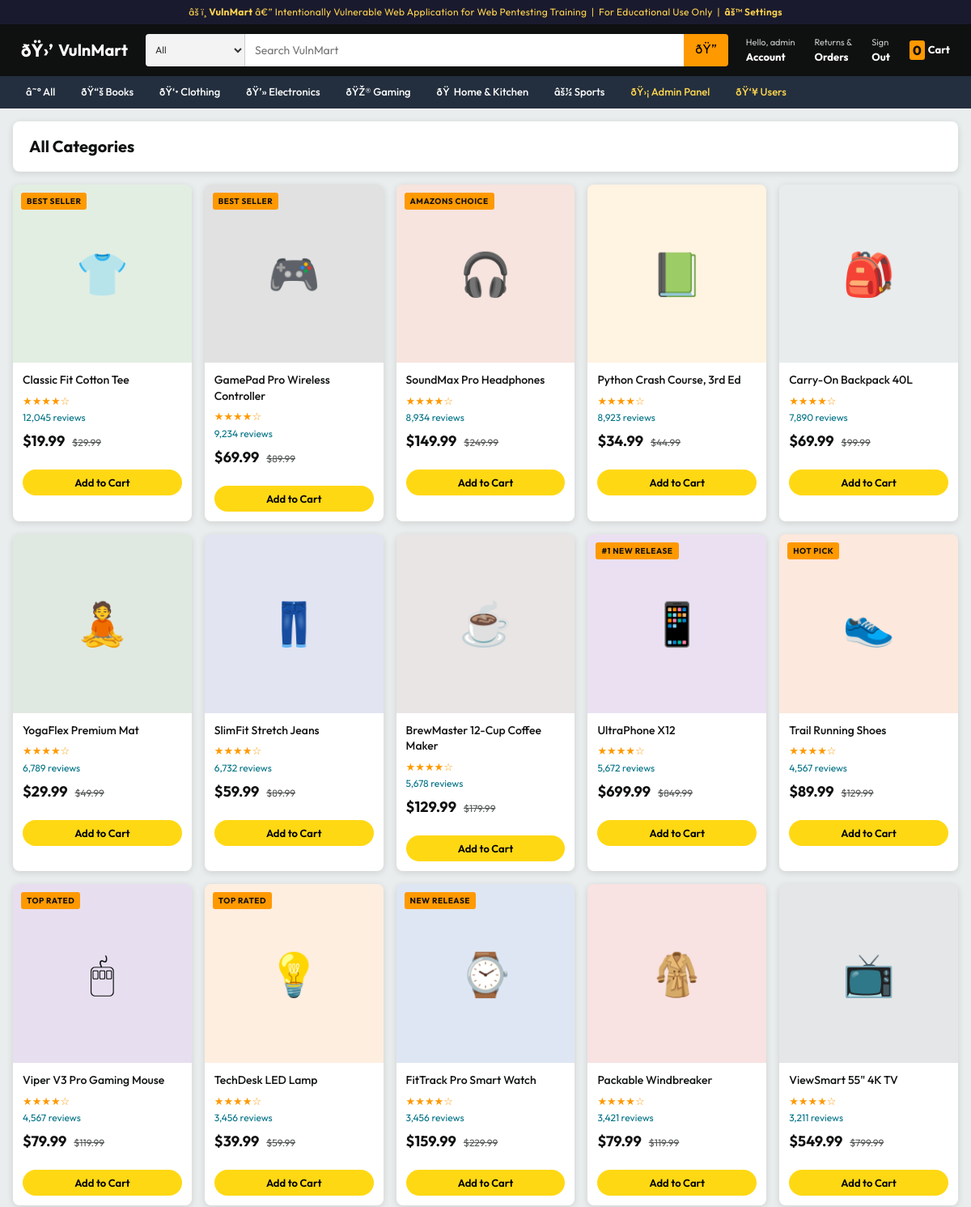
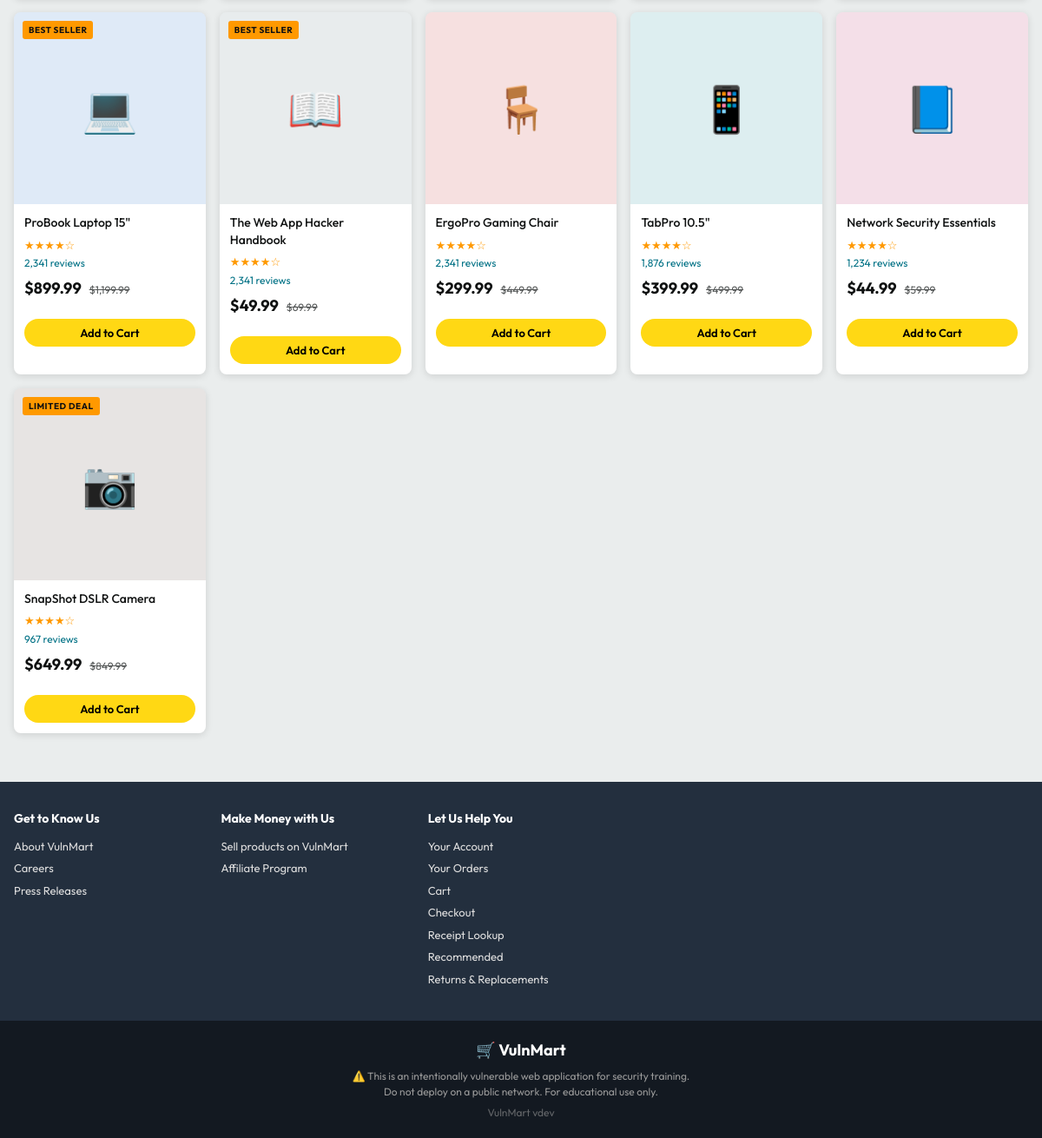
Screenshot of /category.php (signed in) with the database file from the repository (2 pictures, top to bottom).
### tables this page shows
CREATE TABLE categories (
    id INT AUTO_INCREMENT PRIMARY KEY,
    name VARCHAR(50) NOT NULL,
    slug VARCHAR(50) UNIQUE NOT NULL,
    icon VARCHAR(10)
);

CREATE TABLE products (
    id INT AUTO_INCREMENT PRIMARY KEY,
    name VARCHAR(200) NOT NULL,
    description TEXT,
    price DECIMAL(10,2) NOT NULL,
    original_price DECIMAL(10,2),
    category_id INT,
    stock INT DEFAULT 100,
    rating DECIMAL(2,1) DEFAULT 4.0,
    review_count INT DEFAULT 0,
    badge VARCHAR(30),
    image_color VARCHAR(7) DEFAULT '#FF9900',
    FOREIGN KEY (category_id) REFERENCES categories(id)
);

### src/config.php (called while the page is built, shortened)
<?php
function isLoggedIn(): bool {
    return isset($_SESSION['user_id']);
}
function isAdmin(): bool {
    return isset($_SESSION['role']) && $_SESSION['role'] === 'admin';
}

### src/includes/db.php (called while the page is built, shortened)
<?php
require_once __DIR__ . '/../config.php';
function getDB(): mysqli {
    static $conn = null;
    if ($conn === null) {
        $conn = new mysqli(DB_HOST, DB_USER, DB_PASS, DB_NAME);
        $conn->set_charset("utf8mb4");
    }
    return $conn;
}

### src/category.php (the view, shortened to what this page needs)
<?php
require_once __DIR__ . '/config.php';
require_once __DIR__ . '/includes/db.php';
$conn     = getDB();
$slug     = $_GET['slug'] ?? '';
$category = null;
$products = [];
if ($category) {
    $cat_id = (int)$category['id'];
    $res = $conn->query("SELECT * FROM products WHERE category_id = {$cat_id} ORDER BY review_count DESC");
    if ($res) while ($r = $res->fetch_assoc()) $products[] = $r;
} elseif ($slug === '') {
    $res = $conn->query("SELECT * FROM products ORDER BY review_count DESC");
    if ($res) while ($r = $res->fetch_assoc()) $products[] = $r;
}
function stars(float $r): string {
    return str_repeat('★', (int)$r) . str_repeat('☆', 5-(int)$r);
}
$icons = ['1'=>'💻','2'=>'📱','3'=>'🎧','4'=>'📺','5'=>'📱','6'=>'📷','7'=>'👕','8'=>'👖','9'=>'🧥','10'=>'👟','11'=>'📖','12'=>'📗','13'=>'📘','14'=>'☕','15'=>'💡','16'=>'🎒','17'=>'🎮','18'=>'🪑','19'=>'🖱','20'=>'🧘','21'=>'⌚'];
include __DIR__ . '/includes/header.php';
?>
<div class="page-header">
    <h1><?= $category ? htmlspecialchars($category['name']) : 'All Categories' ?></h1>
</div>
<?php if (!empty($products)): ?>
<div class="product-grid">
    <?php foreach ($products as $p): ?>
    <div class="product-card">
        <a href="/product.php?id=<?= $p['id'] ?>" style="text-decoration:none;color:inherit;display:block;">
        <div class="product-image" style="background:<?= htmlspecialchars($p['image_color'] ?? '#EEE') ?>22">
            <?= $icons[$p['id']] ?? '📦' ?>
            <?php if (!empty($p['badge'])): ?>
            <span class="product-badge"><?= htmlspecialchars($p['badge']) ?></span>
            <?php endif; ?>
        </div>
        <div class="product-info">
            <div class="product-name"><?= htmlspecialchars($p['name']) ?></div>
            <div class="product-stars"><?= stars((float)$p['rating']) ?></div>
            <div class="product-reviews"><?= number_format((int)$p['review_count']) ?> reviews</div>
            <div class="product-price">
                <span class="price-current">$<?= number_format((float)$p['price'], 2) ?></span>
                <?php if ($p['original_price'] > $p['price']): ?>
                <span class="price-original">$<?= number_format((float)$p['original_price'], 2) ?></span>
                <?php endif; ?>
            </div>
        </div>
        </a>
        <form method="POST" action="/cart.php" style="padding:0 12px 12px;">
            <button type="submit" class="add-to-cart-btn">Add to Cart</button>
        </form>
    </div>
    <?php endforeach; ?>
</div>
<?php endif; ?>
<?php include __DIR__ . '/includes/footer.php'; ?>

### src/includes/header.php (shortened to what this page needs)
<?php
require_once __DIR__ . '/../includes/db.php';
$_cat_icons = [
    'books'        => 'ðŸ“š',
    'clothing'     => 'ðŸ‘•',
    'electronics'  => 'ðŸ’»',
    'gaming'       => 'ðŸŽ®',
    'home-kitchen' => 'ðŸ ',
    'sports'       => 'âš½',
];
$_categories = [];
$_cats = getDB()->query("SELECT * FROM categories ORDER BY name");
if ($_cats) {
    while ($r = $_cats->fetch_assoc()) {
        $r['icon'] = $_cat_icons[$r['slug']] ?? '';
        $_categories[] = $r;
    }
}
?>
<!DOCTYPE html>
<html lang="en">
<head>
    <link rel="stylesheet" href="/assets/css/style.css">
</head>
<body>
<div class="training-banner">
    âš ï¸ <strong>VulnMart</strong> â€” Intentionally Vulnerable Web Application for Web Pentesting Training &nbsp;|&nbsp; For Educational Use Only
    <?php if (isAdmin()): ?>
    &nbsp;|&nbsp; <a href="/admin/settings.php" style="color:#FFD54F;font-weight:600;">âš™ Settings</a>
    <?php endif; ?>
</div>
<header class="site-header">
    <div class="header-inner">
        <a href="/" class="site-logo">
            <span class="logo-icon">ðŸ›’</span>
            <span>VulnMart</span>
        </a>
        <form action="/search.php" method="GET" class="header-search">
            <select name="cat" class="search-cat-select">
                <option value="">All</option>
            </select>
            <input type="text" name="q" placeholder="Search VulnMart"
                   value="<?= isset($_GET['q']) ? htmlspecialchars($_GET['q']) : '' ?>"
                   class="search-input" autocomplete="off">
            <button type="submit" class="search-btn">ðŸ”</button>
        </form>
        <div class="header-actions">
            <?php if (isLoggedIn()): ?>
            <a href="/profile.php" class="header-action-link">
                <span class="action-label">Hello, <?= htmlspecialchars($_SESSION['username']) ?></span>
                <span class="action-main">Account</span>
            </a>
            <a href="/orders.php" class="header-action-link">
                <span class="action-label">Returns &amp;</span>
                <span class="action-main">Orders</span>
            </a>
            <a href="/logout.php" class="header-action-link">
                <span class="action-label">Sign</span>
                <span class="action-main">Out</span>
            </a>
            <?php endif; ?>
            <a href="/cart.php" class="header-cart">
                <span class="cart-qty"><?= array_sum($_SESSION['cart'] ?? []) ?></span>
                <span>Cart</span>
            </a>
        </div>
    </div>
</header>
<nav class="cat-nav">
    <div class="cat-nav-inner">
        <a href="/" class="cat-nav-link">â˜° All</a>
        <?php foreach ($_categories as $c): ?>
        <a href="/category.php?slug=<?= htmlspecialchars($c['slug']) ?>" class="cat-nav-link">
            <?= $c['icon'] ?> <?= htmlspecialchars($c['name']) ?>
        </a>
        <?php endforeach; ?>
        <?php if (isAdmin()): ?>
        <a href="/admin/index.php" class="cat-nav-link cat-nav-admin">ðŸ›¡ Admin Panel</a>
        <a href="/admin/users.php" class="cat-nav-link cat-nav-admin">ðŸ‘¥ Users</a>
        <?php endif; ?>
    </div>
</nav>
<main class="site-main">

### rows the page displays
categories: icon "ðŸ“š", name "Books"
categories: icon "ðŸ‘•", name "Clothing"
categories: icon "ðŸ’»", name "Electronics"
categories: icon "ðŸŽ®", name "Gaming"
categories: icon "ðŸ", name "Home & Kitchen"
categories: icon "âš½", name "Sports"
products: id "👕", badge "BEST SELLER", name "Classic Fit Cotton Tee", rating "★★★★☆", review_count "12,045", price "19.99", original_price "29.99"
products: id "🎮", badge "BEST SELLER", name "GamePad Pro Wireless Controller", rating "★★★★☆", review_count "9,234", price "69.99", original_price "89.99"
products: id "🎧", badge "AMAZONS CHOICE", name "SoundMax Pro Headphones", rating "★★★★☆", review_count "8,934", price "149.99", original_price "249.99"
products: id "📗", name "Python Crash Course, 3rd Ed", rating "★★★★☆", review_count "8,923", price "34.99", original_price "44.99"
products: id "🎒", name "Carry-On Backpack 40L", rating "★★★★☆", review_count "7,890", price "69.99", original_price "99.99"
products: id "🧘", name "YogaFlex Premium Mat", rating "★★★★☆", review_count "6,789", price "29.99", original_price "49.99"
products: id "👖", name "SlimFit Stretch Jeans", rating "★★★★☆", review_count "6,732", price "59.99", original_price "89.99"
products: id "☕", name "BrewMaster 12-Cup Coffee Maker", rating "★★★★☆", review_count "5,678", price "129.99", original_price "179.99"
products: id "📱", badge "#1 NEW RELEASE", name "UltraPhone X12", rating "★★★★☆", review_count "5,672", price "699.99", original_price "849.99"
products: id "👟", badge "HOT PICK", name "Trail Running Shoes", rating "★★★★☆", review_count "4,567", price "89.99", original_price "129.99"
products: id "🖱", badge "TOP RATED", name "Viper V3 Pro Gaming Mouse", rating "★★★★☆", review_count "4,567", price "79.99", original_price "119.99"
products: id "💡", badge "TOP RATED", name "TechDesk LED Lamp", rating "★★★★☆", review_count "3,456", price "39.99", original_price "59.99"
products: id "⌚", badge "NEW RELEASE", name "FitTrack Pro Smart Watch", rating "★★★★☆", review_count "3,456", price "159.99", original_price "229.99"
products: id "🧥", name "Packable Windbreaker", rating "★★★★☆", review_count "3,421", price "79.99", original_price "119.99"
products: id "📺", name "ViewSmart 55\" 4K TV", rating "★★★★☆", review_count "3,211", price "549.99", original_price "799.99"
products: id "💻", badge "BEST SELLER", name "ProBook Laptop 15\"", rating "★★★★☆", review_count "2,341", price "899.99", original_price "1,199.99"
products: id "📖", badge "BEST SELLER", name "The Web App Hacker Handbook", rating "★★★★☆", review_count "2,341", price "49.99", original_price "69.99"
products: id "🪑", name "ErgoPro Gaming Chair", rating "★★★★☆", review_count "2,341", price "299.99", original_price "449.99"
products: id "📱", name "TabPro 10.5\"", rating "★★★★☆", review_count "1,876", price "399.99", original_price "499.99"
products: id "📘", name "Network Security Essentials", rating "★★★★☆", review_count "1,234", price "44.99", original_price "59.99"
products: id "📷", badge "LIMITED DEAL", name "SnapShot DSLR Camera", rating "★★★★☆", review_count "967", price "649.99", original_price "849.99"

### other values shown
$_SESSION['username'] "admin"
array_sum($_SESSION['cart'] ?? []) "0"
defined('VULNMART_VERSION') ? VULNMART_VERSION : 'dev' "dev"
